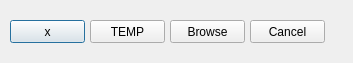
<?xml version="1.0" encoding="UTF-8"?>
<ui version="4.0">
 <class>SaveOptionsDialog</class>
 <widget class="QDialog" name="SaveOptionsDialog">
  <property name="geometry">
   <rect>
    <x>0</x>
    <y>0</y>
    <width>353</width>
    <height>63</height>
   </rect>
  </property>
  <property name="windowTitle">
   <string>Choose K: folder</string>
  </property>
  <widget class="QPushButton" name="dfltButton">
   <property name="geometry">
    <rect>
     <x>10</x>
     <y>20</y>
     <width>75</width>
     <height>23</height>
    </rect>
   </property>
   <property name="text">
    <string>x</string>
   </property>
  </widget>
  <widget class="QPushButton" name="tempButton">
   <property name="geometry">
    <rect>
     <x>90</x>
     <y>20</y>
     <width>75</width>
     <height>23</height>
    </rect>
   </property>
   <property name="text">
    <string>TEMP</string>
   </property>
  </widget>
  <widget class="QPushButton" name="browseButton">
   <property name="geometry">
    <rect>
     <x>170</x>
     <y>20</y>
     <width>75</width>
     <height>23</height>
    </rect>
   </property>
   <property name="text">
    <string>Browse</string>
   </property>
  </widget>
  <widget class="QPushButton" name="cancelButton">
   <property name="geometry">
    <rect>
     <x>250</x>
     <y>20</y>
     <width>75</width>
     <height>23</height>
    </rect>
   </property>
   <property name="text">
    <string>Cancel</string>
   </property>
  </widget>
 </widget>
 <resources/>
 <connections/>
</ui>
